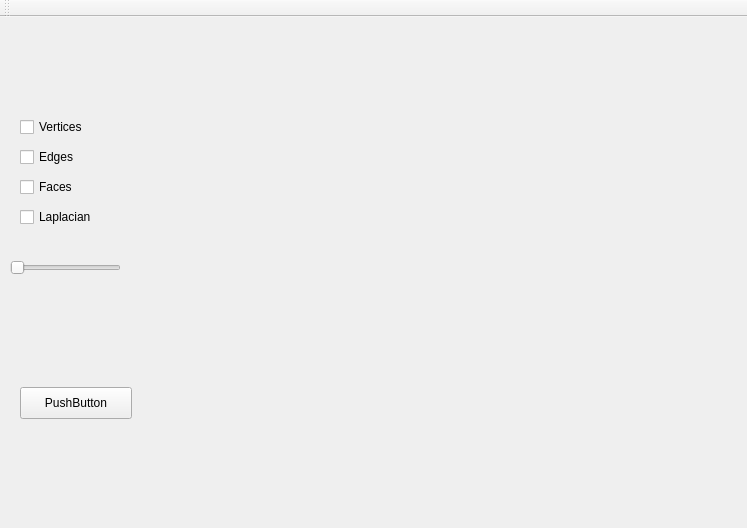
<?xml version="1.0" encoding="UTF-8"?>
<ui version="4.0">
 <class>MainWindow</class>
 <widget class="QMainWindow" name="MainWindow">
  <property name="geometry">
   <rect>
    <x>0</x>
    <y>0</y>
    <width>747</width>
    <height>528</height>
   </rect>
  </property>
  <property name="windowTitle">
   <string>Mesh_Computational_Geometry</string>
  </property>
  <widget class="QWidget" name="centralWidget">
   <widget class="GLDisplayWidget" name="widget" native="true">
    <property name="geometry">
     <rect>
      <x>140</x>
      <y>10</y>
      <width>601</width>
      <height>491</height>
     </rect>
    </property>
   </widget>
   <widget class="QPushButton" name="pushButton">
    <property name="geometry">
     <rect>
      <x>20</x>
      <y>370</y>
      <width>112</width>
      <height>32</height>
     </rect>
    </property>
    <property name="text">
     <string>PushButton</string>
    </property>
   </widget>
   <widget class="QCheckBox" name="checkBox_Vertices">
    <property name="geometry">
     <rect>
      <x>20</x>
      <y>100</y>
      <width>86</width>
      <height>20</height>
     </rect>
    </property>
    <property name="text">
     <string>Vertices</string>
    </property>
   </widget>
   <widget class="QCheckBox" name="checkBox_Edges">
    <property name="geometry">
     <rect>
      <x>20</x>
      <y>130</y>
      <width>86</width>
      <height>20</height>
     </rect>
    </property>
    <property name="text">
     <string>Edges</string>
    </property>
   </widget>
   <widget class="QCheckBox" name="checkBox_Faces">
    <property name="geometry">
     <rect>
      <x>20</x>
      <y>160</y>
      <width>86</width>
      <height>20</height>
     </rect>
    </property>
    <property name="text">
     <string>Faces</string>
    </property>
   </widget>
   <widget class="QSlider" name="horizontalSlider">
    <property name="geometry">
     <rect>
      <x>10</x>
      <y>240</y>
      <width>111</width>
      <height>22</height>
     </rect>
    </property>
    <property name="orientation">
     <enum>Qt::Horizontal</enum>
    </property>
   </widget>
   <widget class="QCheckBox" name="checkBox_Faces_2">
    <property name="geometry">
     <rect>
      <x>20</x>
      <y>190</y>
      <width>86</width>
      <height>20</height>
     </rect>
    </property>
    <property name="text">
     <string>Laplacian</string>
    </property>
   </widget>
  </widget>
  <widget class="QToolBar" name="mainToolBar">
   <attribute name="toolBarArea">
    <enum>TopToolBarArea</enum>
   </attribute>
   <attribute name="toolBarBreak">
    <bool>false</bool>
   </attribute>
  </widget>
 </widget>
 <layoutdefault spacing="6" margin="11"/>
 <customwidgets>
  <customwidget>
   <class>GLDisplayWidget</class>
   <extends>QWidget</extends>
   <header>gldisplaywidget.h</header>
   <container>1</container>
  </customwidget>
 </customwidgets>
 <resources/>
 <connections/>
</ui>
